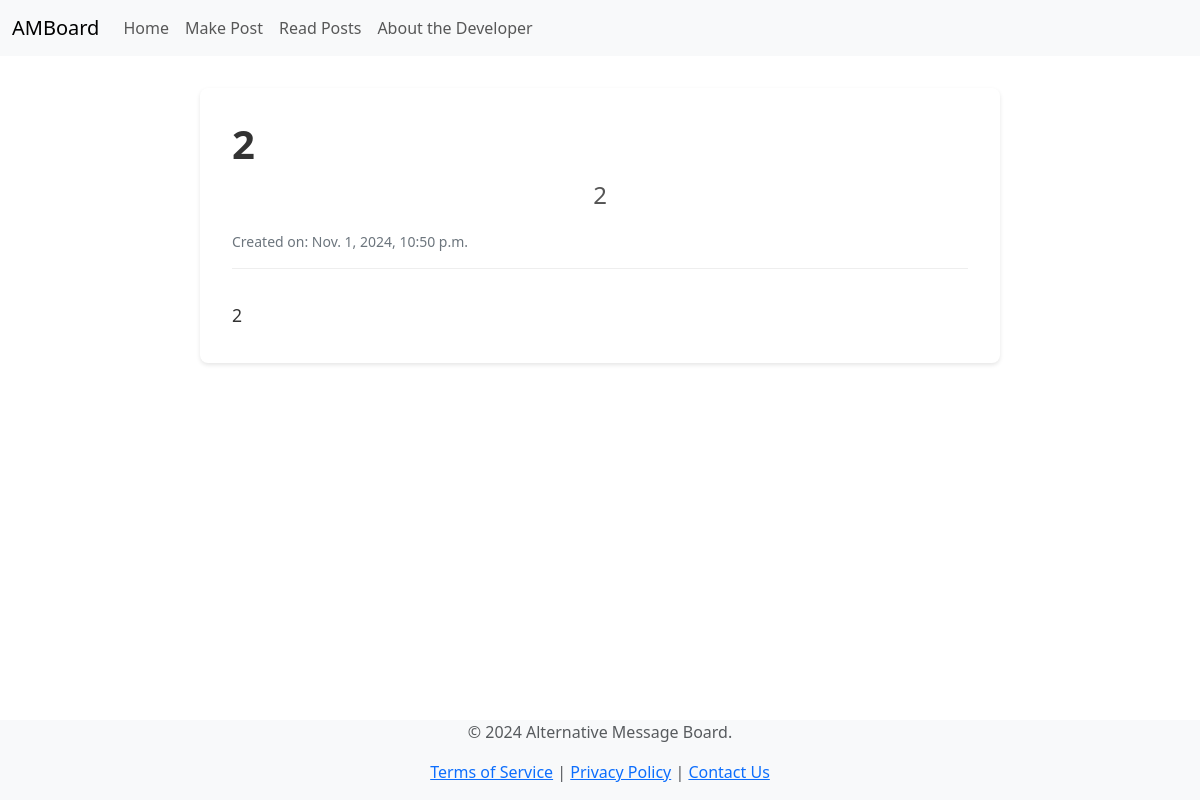
Screenshot of /posts/5/ with the database file from the repository.
### posts/models.py (models this page shows, shortened)
class Post(models.Model):
    title = models.CharField(max_length=128)
    subtitle = models.CharField(max_length=256)
    body = models.TextField()
    created_on = models.DateTimeField(auto_now_add=True)

### posts/views.py (the view)
# urls.py: path("<int:pk>/", views.PostDetailView.as_view(), name="details"),
class PostDetailView(DetailView):
    template_name = "posts/detail.html"
    model = Post

### templates/posts/detail.html (shortened to what this page needs)
{% extends 'base.html' %}
{% block content %}
<article class="post-detail">
    <h1 class="post-title">{{ post.title }}</h1>
    <h3 class="post-subtitle">{{ post.subtitle }}</h3>
    <small class="post-meta">Created on: {{ post.created_on }}</small>
    <div class="post-content">
        {{ post.body }}
    </div>
</article>
{% endblock content %}

### static/css/base.css (style rules this page uses)
* { margin: 0; padding: 0; }
html, body { height: 100%; display: flex; flex-direction: column; }
.home-container h1, h3 { text-align: center; padding: 5px; }
.post-detail { max-width: 800px; margin: 2rem auto; padding: 2rem; background-color: #ffffff; border-radius: 8px; box-shadow: 0 2px 4px rgba(0, 0, 0, 0.1); }
.post-title { color: #333; font-size: 2.5rem; font-weight: 700; margin-bottom: 0.5rem; line-height: 1.2; }
.post-subtitle { color: #555; font-size: 1.5rem; font-weight: 500; margin-bottom: 1rem; }
.post-meta { display: block; color: #6c757d; font-size: 0.875rem; margin-bottom: 2rem; padding-bottom: 1rem; border-bottom: 1px solid #eee; }
.post-content { color: #333; font-size: 1.1rem; line-height: 1.7; margin-top: 1.5rem; }

### rows the page displays
Post: title "2", subtitle "2", created_on "Nov. 1, 2024, 10:50 p.m.", body "2"
